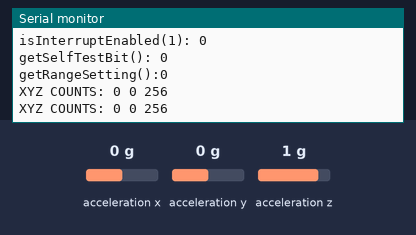
A sketch run on a simulated Arduino Uno, built with avr-gcc and run on an emulated ATmega328P. Shown: the last lines printed to the serial monitor. The test bench sets the inputs (shaded band); at power-on: acceleration x 0 g, acceleration y 0 g, acceleration z 1 g.

Above: at 2.4 s.
2.5 s: acceleration x set to -1.4 g
At 3.8 s:
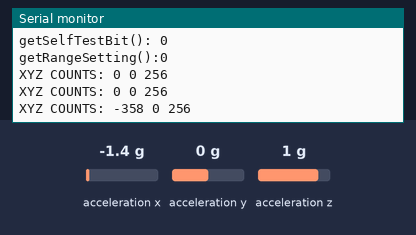
4.0 s: acceleration y set to -1.4 g
At 4.6 s:
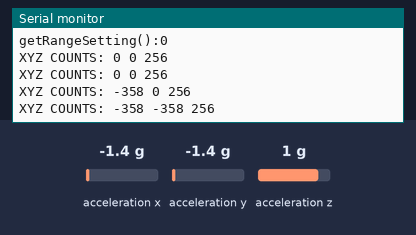
5.5 s: acceleration z set to -1.4 g
At 7.1 s:
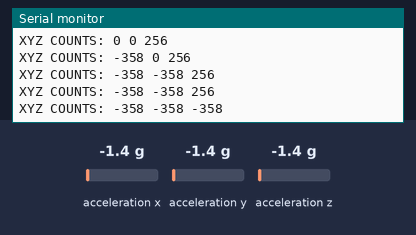

The sketch:

ADXL345_test.ino
```cpp
#include "Wire.h"
#include "ADXL345.h"

/************************************************************************
 * Arduino driver test for ADXL345 3-axes accelerometer                 *
 * Version 2.1                                                          *
 *                                                                      *
 * This program is free software; you can redistribute it and/or modify *
 * it under the terms of the GNU License V2.                            *
 * This program is distributed in the hope that it will be useful,      *
 * but WITHOUT ANY WARRANTY; without even the implied warranty of       *
 * MERCHANTABILITY or FITNESS FOR A PARTICULAR PURPOSE.  See the        *
 * GNU General Public License, version 2 for more details               *
 *                                                                      *
 * Original development: Kevin Stevenard                                *
 * Modified by Justin Shaw May 2010                                     *
 * Modified by Jens Chr Brynildsen April 2012                           *
 ***********************************************************************/

// Cabling for i2c using Sparkfun's breakout with an Arduino Uno / Duemilanove:
// Arduino <-> Breakout board
// Gnd      -  GND
// 3.3v     -  VCC
// 3.3v     -  CS
// Analog 4 -  SDA
// Analog 5 -  SLC

// Cabling for i2c using Sparkfun's breakout with an Arduino Mega / Mega ADK:
// Arduino <-> Breakout board
// Gnd      -  GND
// 3.3v     -  VCC
// 3.3v     -  CS
// 20       -  SDA
// 21       -  SLC

ADXL345 accel;

void setup(void){
  int x, y, z, i;
  double xyz[3], gains[3], gains_orig[3];
  byte rangeSetting;

  Serial.begin(9600);
  Serial.println("");
  accel.powerOn();

  accel.getAxisGains(gains_orig);
  Serial.println("gains_orig[]:");
  for(i = 0; i < 3; i++){
    Serial.print(gains_orig[i], 6);
    Serial.print(" ");
  }
  Serial.println("");

  gains[0] = .1;
  gains[1] = 1.1;
  gains[2] = 2.1;
  accel.setAxisGains(gains);
  accel.getAxisGains(gains);
  Serial.println("set gains[]:");
  for(i = 0; i < 3; i++){
    Serial.print(gains[i]);
    Serial.print(" ");
  }
  Serial.println("");

  accel.setAxisGains(gains_orig);
  accel.getAxisGains(gains);
  Serial.println("original gains?");
  for(i = 0; i < 3; i++){
    Serial.print(gains[i], 6);
    Serial.print(" ");
  }
  Serial.println("");

  accel.readAccel(&x, &y, &z);
  Serial.print("XYZ COUNTS: ");
  Serial.print(x, DEC);
  Serial.print(" ");
  Serial.print(y, DEC);
  Serial.print(" ");
  Serial.print(z, DEC);
  Serial.println("");

  accel.get_Gxyz(xyz);
  Serial.print("XYZ Gs: ");
  for(i = 0; i<3; i++){
    Serial.print(xyz[i], DEC);
    Serial.print(" ");
  }
  Serial.println("");

  accel.setTapThreshold(1);
  Serial.print("getTapThreshold(): ");
  Serial.println(accel.getTapThreshold(), DEC);

  accel.setAxisOffset(2, 3, 4);
  Serial.print("getAxisOffset(&x, &y, &z): ");
  accel.getAxisOffset(&x, &y, &z);
  Serial.print(x);
  Serial.print(" ");
  Serial.print(y);
  Serial.print(" ");
  Serial.print(z);
  Serial.println("");

  accel.setTapDuration(5);
  Serial.print("getTapDuration(): ");
  Serial.println(accel.getTapDuration(), DEC);

  accel.setDoubleTapLatency(6);
  Serial.print("getDoubleTapLatency(): ");
  Serial.println(accel.getDoubleTapLatency(), DEC);

  accel.setDoubleTapWindow(7);
  Serial.print("getDoubleTapWindow() ");
  Serial.println(accel.getDoubleTapWindow());

  accel.setActivityThreshold(8);
  Serial.print("getActivityThreshold() ");
  Serial.println(accel.getActivityThreshold(), DEC);

  accel.setInactivityThreshold(9);
  Serial.print("getInactivityThreshold() ");
  Serial.println(accel.getInactivityThreshold(), DEC);

  accel.setTimeInactivity(10);
  Serial.print("getTimeInactivity(): ");
  Serial.println(accel.getTimeInactivity());

  accel.setFreeFallThreshold(11);
  Serial.print("getFreeFallThreshold(): ");
  Serial.println(accel.getFreeFallThreshold());

  accel.setFreeFallDuration(12);
  Serial.print("getFreeFallDuration(): ");
  Serial.println(accel.getFreeFallDuration(), DEC);

  Serial.print("isActivityXEnabled(): ");
  Serial.println(accel.isActivityXEnabled(), DEC);

  Serial.print("isActivityYEnabled(): ");
  Serial.println(accel.isActivityYEnabled(), DEC);

  Serial.print("isActivityZEnabled(): ");
  Serial.println(accel.isActivityZEnabled(), DEC);

  Serial.print("isInactivityXEnabled(): ");
  Serial.println(accel.isInactivityXEnabled(), DEC);

  Serial.print("isInactivityYEnabled(): ");
  Serial.println(accel.isInactivityYEnabled(), DEC);

  Serial.print("isInactivityZEnabled(): ");
  Serial.println(accel.isInactivityZEnabled(), DEC);

  Serial.print("isActivityAc(): ");
  Serial.println(accel.isInactivityAc(), DEC);

  accel.setActivityAc(true);
  accel.setInactivityAc(true);

  accel.setSuppressBit(true);
  Serial.print("getSuppressBit(); true? ");
  Serial.println(accel.getSuppressBit());

  accel.setSuppressBit(false);
  Serial.print("getSuppressBit(); false? ");
  Serial.println(accel.getSuppressBit());

  accel.setTapDetectionOnX(true);
  Serial.print("isTapDetectionOnX(); true? ");
  Serial.println(accel.isTapDetectionOnX(), DEC);
  accel.setTapDetectionOnX(false);
  Serial.print("isTapDetectionOnX(); false? ");
  Serial.println(accel.isTapDetectionOnX(), DEC);

  accel.setTapDetectionOnY(true);
  Serial.print("isTapDetectionOnY(); true? ");
  Serial.println(accel.isTapDetectionOnY(), DEC);
  accel.setTapDetectionOnY(false);
  Serial.print("isTapDetectionOnY(); false? ");
  Serial.println(accel.isTapDetectionOnY(), DEC);

  accel.setTapDetectionOnZ(true);
  Serial.print("isTapDetectionOnZ(); true? ");
  Serial.println(accel.isTapDetectionOnZ(), DEC);
  accel.setTapDetectionOnZ(false);
  Serial.print("isTapDetectionOnZ(); false? ");
  Serial.println(accel.isTapDetectionOnZ(), DEC);

  accel.setActivityX(true);
  accel.setActivityY(true);
  accel.setActivityZ(true);

  accel.setInactivityX(false);
  accel.setInactivityY(false);
  accel.setInactivityZ(false);

  Serial.print("isActivitySourceOnX(): ");
  Serial.println(accel.isActivitySourceOnX(), DEC);

  Serial.print("accel.isActivitySourceOnY(): ");
  Serial.println(accel.isActivitySourceOnY(), DEC);

  Serial.print("accel.isActivitySourceOnZ(): ");
  Serial.println(accel.isActivitySourceOnZ(), DEC);

  Serial.print("accel.isTapSourceOnX(): ");
  Serial.println(accel.isTapSourceOnX(), DEC);

  Serial.print("accel.isTapSourceOnY(): ");
  Serial.println(accel.isTapSourceOnY(), DEC);

  Serial.print("accel.isTapSourceOnZ(): ");
  Serial.println(accel.isTapSourceOnZ(), DEC);

  Serial.print("accel.isAsleep(): ");
  Serial.println(accel.isAsleep(), DEC);

  Serial.print("accel.isLowPower(): ");
  Serial.println(accel.isLowPower(), DEC);
  accel.setLowPower(false);

  accel.setRate(3.14159);
  Serial.print("getRate(): 3.14159?");
  Serial.println(accel.getRate());

  Serial.print("getInterruptSource(): ");
  Serial.println(accel.getInterruptSource(), DEC);

  Serial.print("getInterruptSource(1): ");
  Serial.println(accel.getInterruptSource(1), DEC);

  Serial.print("getInterruptMapping(1): ");
  Serial.println(accel.getInterruptMapping(1), DEC);

  accel.setInterruptMapping(1, true);
  Serial.print("isInterruptEnabled(1): ");
  Serial.println(accel.isInterruptEnabled(1));

  accel.setInterrupt(1, true);

  accel.setSelfTestBit(false);
  Serial.print("getSelfTestBit(): ");
  Serial.println(accel.getSelfTestBit(), DEC);

  Serial.print("getRangeSetting():");
  accel.setRangeSetting(2);
  accel.getRangeSetting(&rangeSetting);
  Serial.println(rangeSetting);

  accel.printAllRegister();

}
void loop(void){
  int x,y,z;
   accel.readAccel(&x, &y, &z);
  Serial.print("XYZ COUNTS: ");
  Serial.print(x, DEC);
  Serial.print(" ");
  Serial.print(y, DEC);
  Serial.print(" ");
  Serial.print(z, DEC);
  Serial.println("");
  delay(1000);
}
```

Measured:
- after the input at 2.5 s, the serial monitor: prints a new line after 0.76 s (image 1)
- after the input at 4.0 s, the serial monitor: prints a new line after 0.26 s (image 2)
- after the input at 5.5 s, the serial monitor: prints a new line after 0.76 s (image 3)
